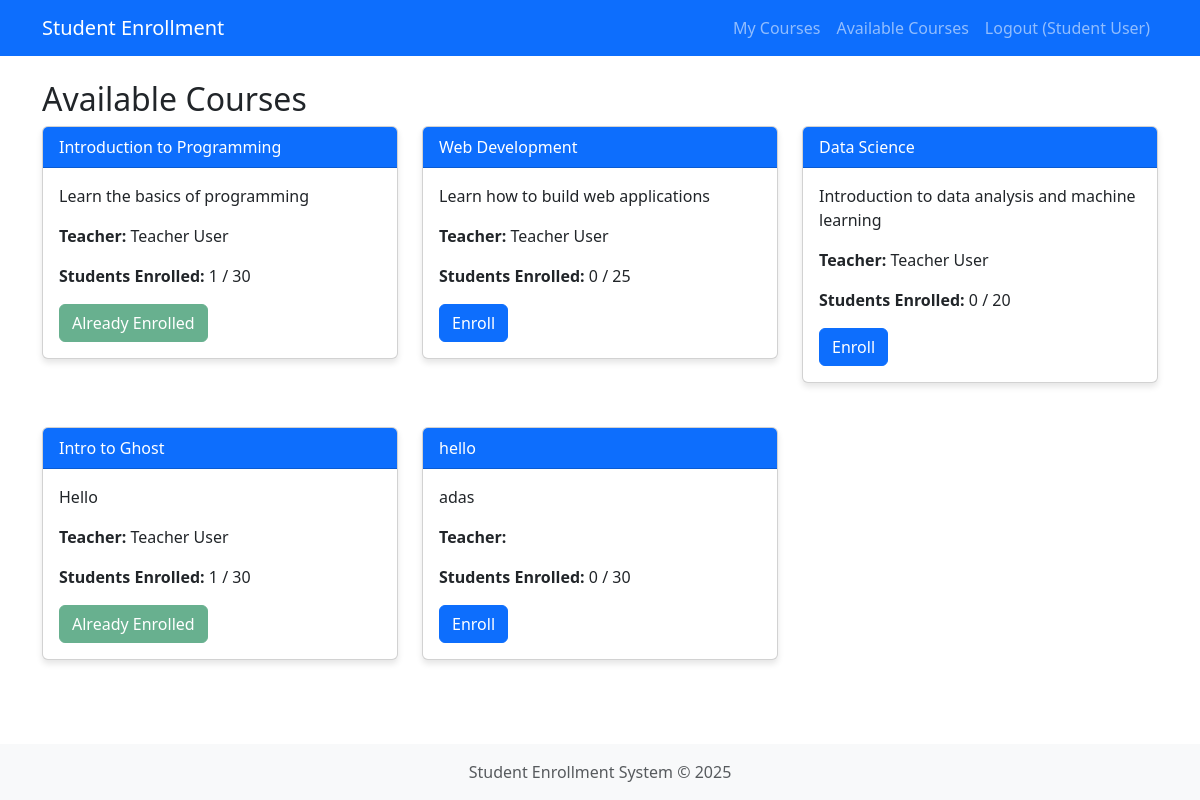
The app's page /student/courses (signed in), older data.
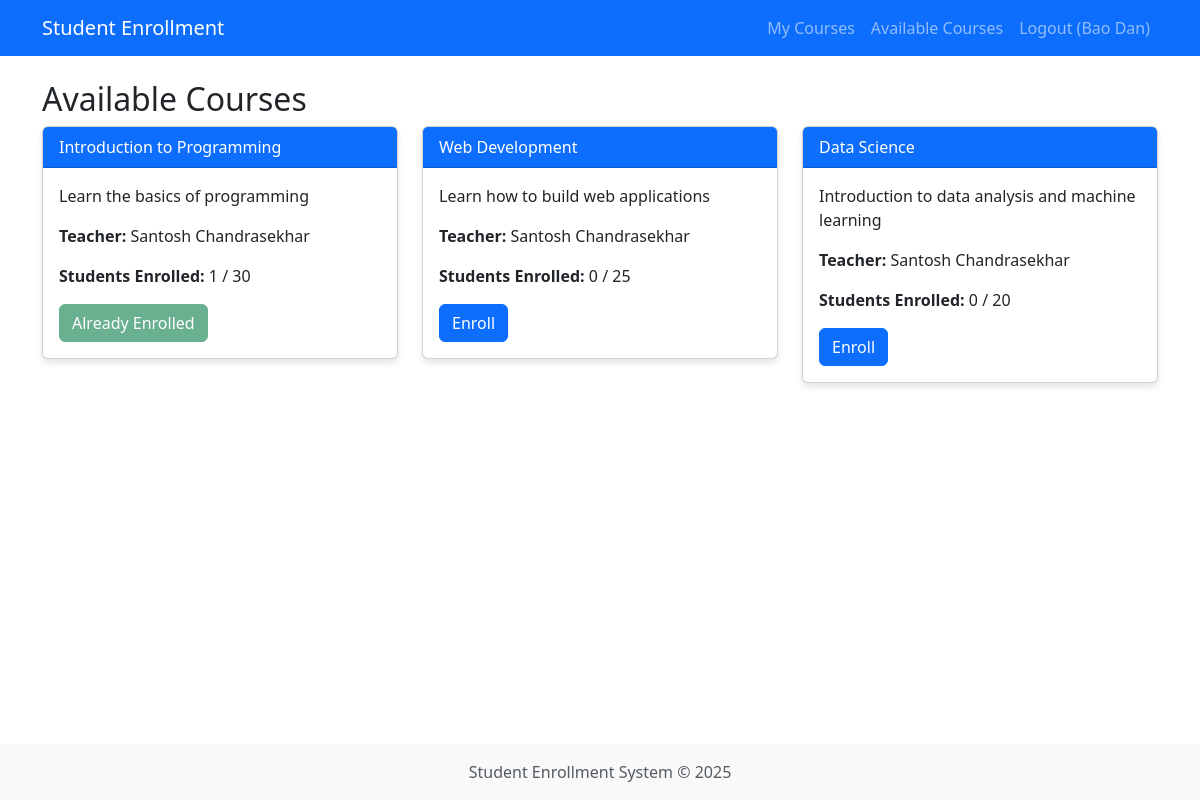
The same page, newer data.
### app.py (models this page shows, shortened)
class User(db.Model, UserMixin):
    id = db.Column(db.Integer, primary_key=True)
    email = db.Column(db.String(100), unique=True, nullable=False)
    name = db.Column(db.String(100), nullable=False)
    password = db.Column(db.String(200), nullable=False)
    role_id = db.Column(db.Integer, db.ForeignKey('role.id'), nullable=False)
    created_at = db.Column(db.DateTime, default=datetime.now)
    courses_teaching = db.relationship('Course', backref='teacher', lazy=True,
                                      cascade="all, delete-orphan")
    enrollments = db.relationship('Enrollment', backref='student', lazy=True,
                                 cascade="all, delete-orphan",
                                 primaryjoin="User.id==Enrollment.student_id")

class Course(db.Model):
    id = db.Column(db.Integer, primary_key=True)
    name = db.Column(db.String(100), nullable=False)
    description = db.Column(db.Text, nullable=True)
    capacity = db.Column(db.Integer, default=30)
    teacher_id = db.Column(db.Integer, db.ForeignKey('user.id'), nullable=True)
    created_at = db.Column(db.DateTime, default=datetime.now)
    enrollments = db.relationship('Enrollment', backref='course', lazy=True, cascade="all, delete-orphan")
    def get_enrollment_count(self):
        return Enrollment.query.filter_by(course_id=self.id).count()

### app.py (the view)
@app.route('/student/courses')
@login_required
@role_required('student')
def student_courses():
    all_courses = Course.query.all()
    enrolled_course_ids = [enrollment.course_id for enrollment in
                          Enrollment.query.filter_by(student_id=current_user.id).all()]
    return render_template('student/courses.html',
                           courses=all_courses,
                           enrolled_course_ids=enrolled_course_ids)

### app.py (called while the page is built)
@login_manager.user_loader
def load_user(user_id):
    return User.query.get(int(user_id))

def role_required(role_name):
    def decorator(f):
        @wraps(f)
        def decorated_function(*args, **kwargs):
            if not current_user.is_authenticated:
                return redirect(url_for('login'))
            if not current_user.role or current_user.role.name != role_name:
                flash('You do not have permission to access this page.', 'danger')
                return redirect(url_for('dashboard'))
            return f(*args, **kwargs)
        return decorated_function
    return decorator

### templates/student/courses.html (shortened to what this page needs)
{% extends 'base.html' %}
{% block content %}
<h2>Available Courses</h2>
{% if courses %}
    <div class="row">
        {% for course in courses %}
            <div class="col-md-4 mb-4">
                <div class="card">
                    <div class="card-header bg-primary text-white">
                        {{ course.name }}
                    </div>
                    <div class="card-body">
                        <p>{{ course.description }}</p>
                        <p><strong>Teacher:</strong> {{ course.teacher.name }}</p>
                        <p><strong>Students Enrolled:</strong> {{ course.get_enrollment_count() }} / {{ course.capacity }}</p>
                        {% if course.id in enrolled_course_ids %}
                            <button class="btn btn-success" disabled>Already Enrolled</button>
                        {% elif course.get_enrollment_count() >= course.capacity %}
                            <button class="btn btn-danger" disabled>Class Full</button>
                        {% else %}
                            <form action="{{ url_for('enroll_course', course_id=course.id) }}" method="POST">
                                <button type="submit" class="btn btn-primary">Enroll</button>
                            </form>
                        {% endif %}
                    </div>
                </div>
            </div>
        {% endfor %}
    </div>
{% else %}
    <div class="alert alert-info">
        No courses are currently available.
    </div>
{% endif %}
{% endblock %}

### templates/base.html (shortened to what this page needs)
<!DOCTYPE html>
<html lang="en">
<head>
    <link href="https://cdn.jsdelivr.net/npm/bootstrap@5.3.0-alpha1/dist/css/bootstrap.min.css" rel="stylesheet">
</head>
<body>
    <nav class="navbar navbar-expand-lg navbar-dark bg-primary">
        <div class="container">
            <a class="navbar-brand" href="{{ url_for('dashboard') }}">Student Enrollment</a>
            <div class="collapse navbar-collapse" id="navbarNav">
                <ul class="navbar-nav ms-auto">
                    {% if current_user.is_authenticated %}
                        {% if current_user.role %}
                            {% if current_user.role.name == 'student' %}
                                <li class="nav-item">
                                    <a class="nav-link" href="{{ url_for('student_dashboard') }}">My Courses</a>
                                </li>
                                <li class="nav-item">
                                    <a class="nav-link" href="{{ url_for('student_courses') }}">Available Courses</a>
                                </li>
                            {% elif current_user.role.name == 'teacher' %}
                                <li class="nav-item">
                                    <a class="nav-link" href="{{ url_for('teacher_dashboard') }}">My Classes</a>
                                </li>
                            {% elif current_user.role.name == 'admin' %}
                                <li class="nav-item">
                                    <a class="nav-link" href="{{ url_for('admin.index') }}">Admin Panel</a>
                                </li>
                            {% endif %}
                        {% endif %}
                        <li class="nav-item">
                            <a class="nav-link" href="{{ url_for('logout') }}">Logout ({{ current_user.name }})</a>
                        </li>
                    {% endif %}
                </ul>
            </div>
        </div>
    </nav>
    <main class="container py-4">
        {% block content %}{% endblock %}
    </main>
    <footer class="text-center text-muted">
        <div class="container">
            <p class="mb-0">Student Enrollment System &copy; 2025</p>
        </div>
    </footer>
</body>
</html>

### templates/base.html (style rules this page uses)
body { min-height: 100vh; display: flex; flex-direction: column; }
main { flex: 1; }
footer { margin-top: auto; padding: 1rem 0; background-color: #f8f9fa; }
.card { margin-bottom: 20px; box-shadow: 0 4px 6px rgba(0,0,0,0.1); }

Row changes from the older to the newer data that the page shows:
removed Course: name "Intro to Ghost", description "Hello", teacher.name "Teacher User", get_enrollment_count "1", capacity "30", shows "Already Enrolled"
removed Course: name "hello", description "adas", get_enrollment_count "0", capacity "30"
changed User: name "Student User" → "Bao Dan"
changed Course "Introduction to Programming": teacher.name "Teacher User" → "Santosh Chandrasekhar"
changed Course "Web Development": teacher.name "Teacher User" → "Santosh Chandrasekhar"
changed Course "Data Science": teacher.name "Teacher User" → "Santosh Chandrasekhar"
